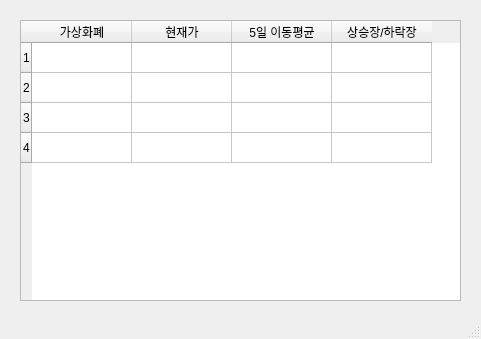
<?xml version="1.0" encoding="UTF-8"?>
<ui version="4.0">
 <class>MainWindow</class>
 <widget class="QMainWindow" name="MainWindow">
  <property name="geometry">
   <rect>
    <x>0</x>
    <y>0</y>
    <width>481</width>
    <height>339</height>
   </rect>
  </property>
  <property name="windowTitle">
   <string>가상화폐 상승장/하락장 알리미</string>
  </property>
  <property name="windowIcon">
   <iconset>
    <normaloff>bitcoin.png</normaloff>bitcoin.png</iconset>
  </property>
  <widget class="QWidget" name="centralwidget">
   <widget class="QTableWidget" name="tableWidget">
    <property name="geometry">
     <rect>
      <x>20</x>
      <y>20</y>
      <width>441</width>
      <height>281</height>
     </rect>
    </property>
    <property name="rowCount">
     <number>4</number>
    </property>
    <row/>
    <row/>
    <row/>
    <row/>
    <column>
     <property name="text">
      <string>가상화폐</string>
     </property>
    </column>
    <column>
     <property name="text">
      <string>현재가</string>
     </property>
    </column>
    <column>
     <property name="text">
      <string>5일 이동평균</string>
     </property>
    </column>
    <column>
     <property name="text">
      <string>상승장/하락장</string>
     </property>
    </column>
   </widget>
  </widget>
  <widget class="QMenuBar" name="menubar">
   <property name="geometry">
    <rect>
     <x>0</x>
     <y>0</y>
     <width>481</width>
     <height>21</height>
    </rect>
   </property>
  </widget>
  <widget class="QStatusBar" name="statusbar"/>
 </widget>
 <resources/>
 <connections/>
</ui>
